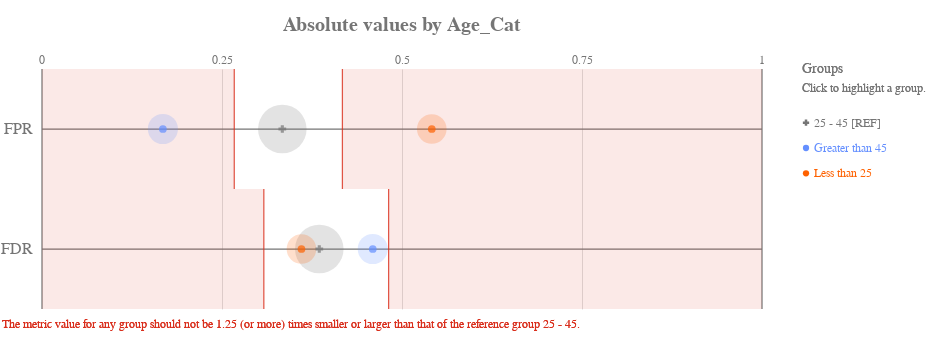

This figure's notebook cell:
### Markdown cell above
#### Check how the fairness threshold maps to the absolute values of each metric

### Code cell
ap.absolute(bdf, metrics, 'age_cat', fairness_threshold = disparity_tolerance)

### Figure 1 — Vega-Lite specification as saved in the notebook (floating-point values rounded to 4 significant figures)
{"config": {"view": {"continuousWidth": 400, "continuousHeight": 300, "strokeWidth": 0}, "axisLeft": {"labelColor": "rgb(117,117,117)", "labelFont": "Arial", "labelFontSize": 16}, "title": {"align": "center", "baseline": "middle", "color": "rgb(117,117,117)", "font": "Arial", "fontSize": 20, "fontWeight": "bold"}}, "layer": [{"data": {"name": "data-22e37ecfbb523156dad3ffdb726c704c"}, "mark": {"type": "rule", "stroke": "rgb(117,117,117)", "strokeWidth": 1.25, "tooltip": ""}, "encoding": {"x": {"type": "quantitative", "field": "start", "scale": {"domain": [0, 1], "range": [40.0, 760.0]}}, "x2": {"field": "end"}, "y": {"type": "nominal", "axis": {"domain": false, "labelAngle": 0, "labelPadding": -30, "orient": "left", "ticks": false, "title": ""}, "field": "y_position", "scale": {"domain": ["FPR", "FDR"], "range": [30.0, 270.0]}}}}, {"data": {"name": "data-6cfe259518f6c7b358d8f836a73e6b7f"}, "mark": {"type": "rule", "stroke": "rgb(117,117,117)", "strokeWidth": 1.25, "tooltip": ""}, "encoding": {"x": {"type": "quantitative", "field": "x_position", "scale": {"domain": [0, 1], "range": [40.0, 760.0]}}, "y": {"value": 30.0}, "y2": {"value": 270.0}}}, {"data": {"name": "data-60ed1133fa688d151d36705a369482e0"}, "mark": {"type": "text", "align": "center", "color": "rgb(117,117,117)", "font": "Arial", "fontSize": 12, "fontWeight": "normal", "tooltip": ""}, "encoding": {"text": {"type": "nominal", "field": "value"}, "x": {"type": "quantitative", "field": "value", "scale": {"domain": [0, 1], "range": [40.0, 760.0]}}, "y": {"value": 21.0}}}, {"layer": [{"mark": {"type": "rect", "opacity": 0.8, "stroke": "rgb(217, 46, 28)", "strokeWidth": 1.25, "tooltip": ""}, "encoding": {"x": {"type": "quantitative", "field": "lower_threshold_value", "scale": {"domain": [0, 1], "range": [40.0, 760.0]}}, "x2": {"field": "lower_threshold_value"}, "y": {"type": "nominal", "axis": {"domain": false, "grid": false, "labels": false, "ticks": false, "title": " "}, "field": "metric", "scale": {"domain": ["FPR", "FDR"], "range": [30.0, 270.0]}}}}, {"mark": {"type": "rect", "opacity": 0.8, "stroke": "rgb(217, 46, 28)", "strokeWidth": 1.25, "tooltip": ""}, "encoding": {"x": {"type": "quantitative", "field": "upper_threshold_value", "scale": {"domain": [0, 1], "range": [40.0, 760.0]}}, "x2": {"field": "upper_threshold_value"}, "y": {"type": "nominal", "axis": {"domain": false, "grid": false, "labels": false, "ticks": false, "title": " "}, "field": "metric", "scale": {"domain": ["FPR", "FDR"], "range": [30.0, 270.0]}}}}, {"layer": [{"mark": {"type": "rect", "fill": "rgb(217, 46, 28)", "opacity": 0.1, "tooltip": ""}, "encoding": {"x": {"type": "quantitative", "field": "lower_threshold_value", "scale": {"domain": [0, 1], "range": [40.0, 760.0]}}, "x2": {"field": "lower_end"}, "y": {"type": "nominal", "axis": {"domain": false, "grid": false, "labels": false, "ticks": false, "title": " "}, "field": "metric", "scale": {"domain": ["FPR", "FDR"], "range": [30.0, 270.0]}}}}, {"mark": {"type": "rect", "fill": "rgb(217, 46, 28)", "opacity": 0.1, "tooltip": ""}, "encoding": {"x": {"type": "quantitative", "field": "upper_threshold_value", "scale": {"domain": [0, 1], "range": [40.0, 760.0]}}, "x2": {"field": "upper_end"}, "y": {"type": "nominal", "axis": {"domain": false, "grid": false, "labels": false, "ticks": false, "title": " "}, "field": "metric", "scale": {"domain": ["FPR", "FDR"], "range": [30.0, 270.0]}}}}]}, {"data": {"name": "data-79dd248bdaa0ea02c535240e8ad022c8"}, "mark": {"type": "text", "align": "left", "baseline": "top", "fill": "rgb(217, 46, 28)", "font": "Arial", "fontSize": 12, "fontWeight": "normal", "tooltip": ""}, "encoding": {"text": {"value": "The metric value for any group should not be 1.25 (or more) times smaller or larger than that of the reference group 25 - 45."}, "x": {"value": 0}, "y": {"value": 280.0}}}], "data": {"name": "data-3d6ca6dc45f3fab52b0dad5a064e3218"}}, {"layer": [{"mark": "circle"}, {"data": {"name": "data-c5fcec4d0b05c4530fe149fbb967fb54"}, "mark": {"type": "circle", "opacity": 0.2}, "encoding": {"color": {"condition": {"type": "nominal", "field": "attribute_value", "legend": null, "scale": {"domain": ["25 - 45", "Greater than 45", "Less than 25"], "range": ["rgb(117,117,117)", "rgb(100, 143, 255)", "rgb(254, 97, 0)", "rgb(220, 38, 127)", "rgb(255, 176, 0)", "rgb(120, 94, 240)"]}, "selection": "selector031"}, "value": "rgb(224,224,224)"}, "size": {"type": "quantitative", "field": "group_size", "legend": null, "scale": {"domain": [0, 4931.0], "range": [0, 2827.0]}}, "tooltip": [{"type": "nominal", "field": "attribute_value", "title": "Group"}, {"type": "nominal", "field": "tooltip_group_size", "title": "Group Size"}, {"type": "nominal", "field": "tooltip_disparity_explanation_fpr", "title": "Disparity"}, {"type": "quantitative", "field": "fpr", "format": ".2f", "title": "FPR"}], "x": {"type": "quantitative", "axis": {"domain": false, "labels": false, "ticks": false, "title": null, "values": [0.25, 0.5, 0.75]}, "field": "fpr", "scale": {"domain": [0, 1], "range": [40.0, 760.0]}}, "y": {"type": "nominal", "axis": {"domain": false, "grid": false, "labels": false, "ticks": false, "title": " "}, "field": "metric_variable", "scale": {"domain": ["FPR", "FDR"], "range": [30.0, 270.0]}}}, "selection": {"selector033": {"type": "multi", "empty": "all", "fields": ["attribute_value"]}}, "transform": [{"calculate": "'FPR'", "as": "metric_variable"}]}, {"data": {"name": "data-c5fcec4d0b05c4530fe149fbb967fb54"}, "mark": {"type": "circle", "opacity": 0.2}, "encoding": {"color": {"condition": {"type": "nominal", "field": "attribute_value", "legend": null, "scale": {"domain": ["25 - 45", "Greater than 45", "Less than 25"], "range": ["rgb(117,117,117)", "rgb(100, 143, 255)", "rgb(254, 97, 0)", "rgb(220, 38, 127)", "rgb(255, 176, 0)", "rgb(120, 94, 240)"]}, "selection": "selector031"}, "value": "rgb(224,224,224)"}, "size": {"type": "quantitative", "field": "group_size", "legend": null, "scale": {"domain": [0, 4931.0], "range": [0, 2827.0]}}, "tooltip": [{"type": "nominal", "field": "attribute_value", "title": "Group"}, {"type": "nominal", "field": "tooltip_group_size", "title": "Group Size"}, {"type": "nominal", "field": "tooltip_disparity_explanation_fdr", "title": "Disparity"}, {"type": "quantitative", "field": "fdr", "format": ".2f", "title": "FDR"}], "x": {"type": "quantitative", "axis": {"domain": false, "labels": false, "ticks": false, "title": null, "values": [0.25, 0.5, 0.75]}, "field": "fdr", "scale": {"domain": [0, 1], "range": [40.0, 760.0]}}, "y": {"type": "nominal", "axis": {"domain": false, "grid": false, "labels": false, "ticks": false, "title": " "}, "field": "metric_variable", "scale": {"domain": ["FPR", "FDR"], "range": [30.0, 270.0]}}}, "selection": {"selector035": {"type": "multi", "empty": "all", "fields": ["attribute_value"]}}, "transform": [{"calculate": "'FDR'", "as": "metric_variable"}]}, {"layer": [{"mark": "point"}, {"data": {"name": "data-c5fcec4d0b05c4530fe149fbb967fb54"}, "mark": {"type": "point", "filled": true, "size": 60}, "encoding": {"color": {"condition": {"type": "nominal", "field": "attribute_value", "legend": null, "scale": {"domain": ["25 - 45", "Greater than 45", "Less than 25"], "range": ["rgb(117,117,117)", "rgb(100, 143, 255)", "rgb(254, 97, 0)", "rgb(220, 38, 127)", "rgb(255, 176, 0)", "rgb(120, 94, 240)"]}, "selection": "selector031"}, "value": "rgb(224,224,224)"}, "shape": {"type": "nominal", "field": "attribute_value", "legend": null, "scale": {"domain": ["25 - 45", "Greater than 45", "Less than 25"], "range": ["cross", "circle", "circle"]}}, "tooltip": [{"type": "nominal", "field": "attribute_value", "title": "Group"}, {"type": "nominal", "field": "tooltip_group_size", "title": "Group Size"}, {"type": "nominal", "field": "tooltip_disparity_explanation_fpr", "title": "Disparity"}, {"type": "quantitative", "field": "fpr", "format": ".2f", "title": "FPR"}], "x": {"type": "quantitative", "axis": {"domain": false, "labels": false, "ticks": false, "title": null, "values": [0.25, 0.5, 0.75]}, "field": "fpr", "scale": {"domain": [0, 1], "range": [40.0, 760.0]}}, "y": {"type": "nominal", "axis": {"domain": false, "grid": false, "labels": false, "ticks": false, "title": " "}, "field": "metric_variable", "scale": {"domain": ["FPR", "FDR"], "range": [30.0, 270.0]}}}, "selection": {"selector032": {"type": "multi", "empty": "all", "fields": ["attribute_value"]}}, "transform": [{"calculate": "'FPR'", "as": "metric_variable"}]}, {"data": {"name": "data-c5fcec4d0b05c4530fe149fbb967fb54"}, "mark": {"type": "point", "filled": true, "size": 60}, "encoding": {"color": {"condition": {"type": "nominal", "field": "attribute_value", "legend": null, "scale": {"domain": ["25 - 45", "Greater than 45", "Less than 25"], "range": ["rgb(117,117,117)", "rgb(100, 143, 255)", "rgb(254, 97, 0)", "rgb(220, 38, 127)", "rgb(255, 176, 0)", "rgb(120, 94, 240)"]}, "selection": "selector031"}, "value": "rgb(224,224,224)"}, "shape": {"type": "nominal", "field": "attribute_value", "legend": null, "scale": {"domain": ["25 - 45", "Greater than 45", "Less than 25"], "range": ["cross", "circle", "circle"]}}, "tooltip": [{"type": "nominal", "field": "attribute_value", "title": "Group"}, {"type": "nominal", "field": "tooltip_group_size", "title": "Group Size"}, {"type": "nominal", "field": "tooltip_disparity_explanation_fdr", "title": "Disparity"}, {"type": "quantitative", "field": "fdr", "format": ".2f", "title": "FDR"}], "x": {"type": "quantitative", "axis": {"domain": false, "labels": false, "ticks": false, "title": null, "values": [0.25, 0.5, 0.75]}, "field": "fdr", "scale": {"domain": [0, 1], "range": [40.0, 760.0]}}, "y": {"type": "nominal", "axis": {"domain": false, "grid": false, "labels": false, "ticks": false, "title": " "}, "field": "metric_variable", "scale": {"domain": ["FPR", "FDR"], "range": [30.0, 270.0]}}}, "selection": {"selector034": {"type": "multi", "empty": "all", "fields": ["attribute_value"]}}, "transform": [{"calculate": "'FDR'", "as": "metric_variable"}]}]}]}, {"layer": [{"mark": {"type": "point", "filled": true, "opacity": 1, "size": 39.48}, "encoding": {"color": {"condition": {"type": "nominal", "field": "attribute_value", "legend": null, "scale": {"domain": ["25 - 45", "Greater than 45", "Less than 25"], "range": ["rgb(117,117,117)", "rgb(100, 143, 255)", "rgb(254, 97, 0)", "rgb(220, 38, 127)", "rgb(255, 176, 0)", "rgb(120, 94, 240)"]}, "selection": "selector031"}, "value": "rgb(224,224,224)"}, "shape": {"type": "nominal", "field": "attribute_value", "legend": null, "scale": {"domain": ["25 - 45", "Greater than 45", "Less than 25"], "range": ["cross", "circle", "circle"]}}, "x": {"value": 804}, "y": {"type": "nominal", "axis": {"domain": false, "grid": false, "labels": false, "ticks": false, "title": " "}, "field": "attribute_value", "scale": {"domain": ["25 - 45", "Greater than 45", "Less than 25"], "range": [71, 147]}}}, "selection": {"selector031": {"type": "multi", "empty": "all", "fields": ["attribute_value"]}}}, {"mark": {"type": "text", "align": "left", "baseline": "middle", "font": "Arial", "fontSize": 12, "fontWeight": "normal"}, "encoding": {"color": {"condition": {"type": "nominal", "field": "attribute_value", "legend": null, "scale": {"domain": ["25 - 45", "Greater than 45", "Less than 25"], "range": ["rgb(117,117,117)", "rgb(100, 143, 255)", "rgb(254, 97, 0)", "rgb(220, 38, 127)", "rgb(255, 176, 0)", "rgb(120, 94, 240)"]}, "selection": "selector031"}, "value": "rgb(224,224,224)"}, "text": {"type": "nominal", "field": "label"}, "x": {"value": 812}, "y": {"type": "nominal", "axis": {"domain": false, "grid": false, "labels": false, "ticks": false, "title": " "}, "field": "attribute_value", "scale": {"domain": ["25 - 45", "Greater than 45", "Less than 25"], "range": [71, 147]}}}, "selection": {"selector036": {"type": "multi", "empty": "all", "fields": ["attribute_value"]}}}, {"data": {"name": "data-79dd248bdaa0ea02c535240e8ad022c8"}, "mark": {"type": "text", "align": "left", "baseline": "middle", "color": "rgb(117,117,117)", "font": "Arial", "fontSize": 12, "fontWeight": "normal"}, "encoding": {"text": {"value": "Click to highlight a group."}, "x": {"value": 800}, "y": {"value": 49}}}, {"data": {"name": "data-79dd248bdaa0ea02c535240e8ad022c8"}, "mark": {"type": "text", "align": "left", "baseline": "middle", "color": "rgb(117,117,117)", "font": "Arial", "fontSize": 14, "fontWeight": "normal"}, "encoding": {"text": {"value": "Groups"}, "x": {"value": 800}, "y": {"value": 30}}}], "data": {"name": "data-8ae729f79f224d7c661f39ca30ebb19e"}}], "height": 300, "padding": {"top": 15, "bottom": 10}, "resolve": {"scale": {"size": "independent", "y": "independent"}}, "title": "Absolute values by Age_Cat", "width": 800, "$schema": "https://vega.github.io/schema/vega-lite/v4.8.1.json", "datasets": {"data-22e37ecfbb523156dad3ffdb726c704c": [{"y_position": "FPR", "start": 0, "end": 1}, {"y_position": "FDR", "start": 0, "end": 1}], "data-6cfe259518f6c7b358d8f836a73e6b7f": [{"x_position": 0}, {"x_position": 1}], "data-60ed1133fa688d151d36705a369482e0": [{"value": 0.0}, {"value": 0.25}, {"value": 0.5}, {"value": 0.75}, {"value": 1.0}], "data-3d6ca6dc45f3fab52b0dad5a064e3218": [{"lower_end": 0, "upper_end": 1, "lower_threshold_value": 0.267, "upper_threshold_value": 0.4172, "metric": "FPR"}, {"lower_end": 0, "upper_end": 1, "lower_threshold_value": 0.3081, "upper_threshold_value": 0.4814, "metric": "FDR"}], "data-79dd248bdaa0ea02c535240e8ad022c8": [{"a": 1, "b": 0}, {"a": 1, "b": 0}], "data-c5fcec4d0b05c4530fe149fbb967fb54": [{"attribute_name": "age_cat", "attribute_value": "25 - 45", "group_size": 4109, "total_entities": 7214, "fpr": 0.3338, "fdr": 0.3851, "fpr_disparity": 1.0, "fdr_disparity": 1.0, "fpr_disparity_scaled": 0.0, "fdr_disparity_scaled": 0.0, "tooltip_group_size": "4,109 (56.96%)", "tooltip_disparity_explanation_fpr": "Reference group", "tooltip_disparity_explanation_fdr": "Reference group"}, {"attribute_name": "age_cat", "attribute_value": "Greater than 45", "group_size": 1576, "total_entities": 7214, "fpr": 0.1679, "fdr": 0.4594, "fpr_disparity": 0.503, "fdr_disparity": 1.193, "fpr_disparity_scaled": -0.9879, "fdr_disparity_scaled": 0.1928, "tooltip_group_size": "1,576 (21.85%)", "tooltip_disparity_explanation_fpr": "1.99 times smaller FPR than the reference group", "tooltip_disparity_explanation_fdr": "1.19 times larger FDR than the reference group"}, {"attribute_name": "age_cat", "attribute_value": "Less than 25", "group_size": 1529, "total_entities": 7214, "fpr": 0.5414, "fdr": 0.3604, "fpr_disparity": 1.622, "fdr_disparity": 0.9357, "fpr_disparity_scaled": 0.6219, "fdr_disparity_scaled": -0.06875, "tooltip_group_size": "1,529 (21.19%)", "tooltip_disparity_explanation_fpr": "1.62 times larger FPR than the reference group", "tooltip_disparity_explanation_fdr": "1.07 times smaller FDR than the reference group"}], "data-8ae729f79f224d7c661f39ca30ebb19e": [{"attribute_value": "25 - 45", "label": "25 - 45 [REF]"}, {"attribute_value": "Greater than 45", "label": "Greater than 45"}, {"attribute_value": "Less than 25", "label": "Less than 25"}]}}
